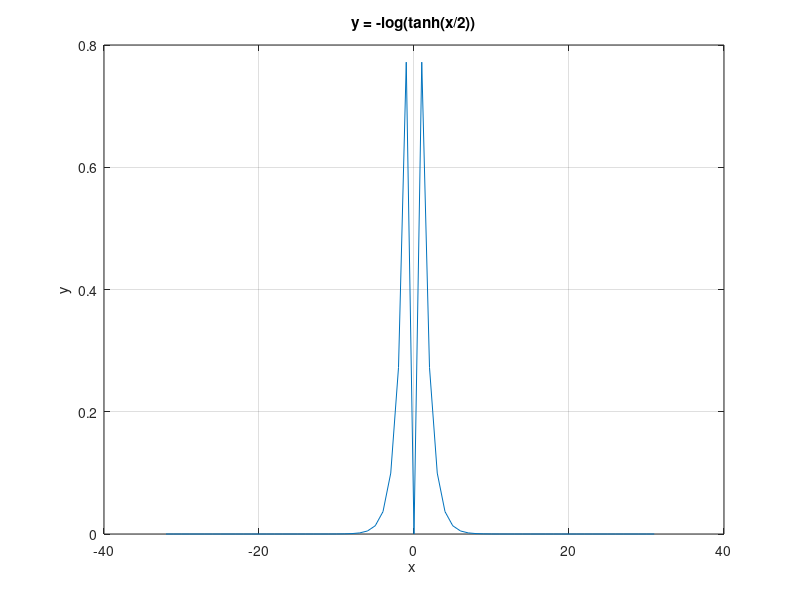

Recreate this plot in MATLAB.
% 定义6位二进制补码的取值范围
% Define the range of 6-bit two's complement values
x = [-32:-1 0 1:31];

% 使用给定公式计算y
% Calculate y using the given formula
y = -log(tanh(abs(x/2)));

% 检查并处理复数和无穷大值
% Check and handle complex and infinite values
y = abs(y); % 取模 % Take absolute value to remove imaginary part
y(isinf(y)) = 0; % 将无穷大值替换为0 % Replace infinite values with 0

% 绘制函数图像
% Plot the function
figure;
plot(x, y);
title('y = -log(tanh(x/2))');
xlabel('x ');
ylabel('y');
grid on;

% 函数将十进制数转换为6位二进制补码
% Function to convert decimal to 6-bit two's complement binary
dec2twoscomp6 = @(num) dec2bin(mod(num, 64), 6);

% 非均匀量化的策略
% Non-uniform quantization strategy:
%  - 对于不同范围的y值使用不同的量化精度
%  - Use different quantization precision for different ranges of y values
%  - 0 ≤ y < 3: 使用6:4量化方案，表示4位精度
%  - 0 ≤ y < 3: Use 6:4 quantization scheme, representing 4-bit precision
%  - 3 ≤ y < 4.875: 使用6:3量化方案，表示3位精度
%  - 3 ≤ y < 4.875: Use 6:3 quantization scheme, representing 3-bit precision
%  - y ≥ 4.875: 值为0
%  - y ≥ 4.875: Value is 0

% 定义非均匀量化函数
% Define the non-uniform quantization function
nonUniformQuantize = @(y) ...
    (y < 3) .* round(y * (2^4)) + ...   % 6:4量化方案 % 6:4 quantization scheme
    (y >= 3 & y < 4.875) .* round(y * (2^3));  % 6:3量化方案 % 6:3 quantization scheme

% 应用非均匀量化到y值
% Apply non-uniform quantization to y values
y_quantized = nonUniformQuantize(y);

% 将量化后的值转换为6位二进制源码
% Convert quantized values to 6-bit binary code
y_binary6 = arrayfun(@(num) dec2bin(mod(num, 64), 6), y_quantized, 'UniformOutput', false);

% 将6位二进制源码转换为6位二进制补码
% Convert 6-bit binary code to 6-bit two's complement
binary2twoscomp = @(bin) dec2bin(mod(bin2dec(bin) - 32, 64), 6);

y_twoscomp6 = cellfun(binary2twoscomp, y_binary6, 'UniformOutput', false);

% 创建数组以存储6位二进制补码值
% Create arrays to store the 6-bit two's complement binary values
x_twoscomp6 = arrayfun(@(num) dec2twoscomp6(num), x, 'UniformOutput', false);

% 显示结果
% Display the results
for i = 1:length(x)
    fprintf('x = %6s, y = %10.6f, quantized y = %3d, y (6-bit binary) = %6s, y (6-bit two''s complement) = %6s\n', ...
        x_twoscomp6{i}, y(i), y_quantized(i), y_binary6{i}, y_twoscomp6{i});
end
